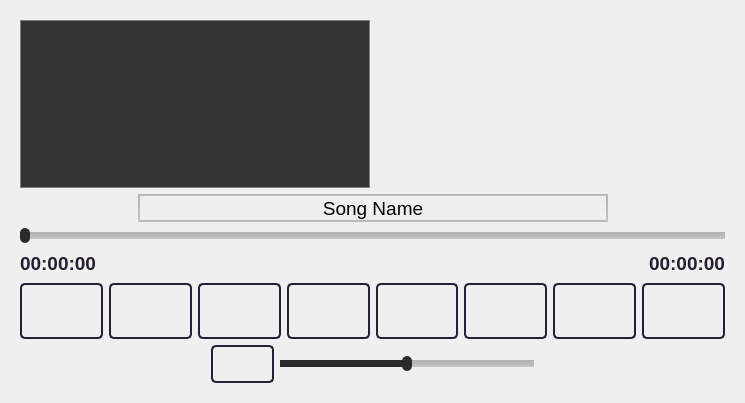
        <widget class="QWidget" name="media_tab">
         <attribute name="icon">
          <iconset resource="resources/icons.qrc">
           <normaloff>:/tabs_icons/icons/tabs_icons/media.png</normaloff>:/tabs_icons/icons/tabs_icons/media.png</iconset>
         </attribute>
         <attribute name="title">
          <string>Media</string>
         </attribute>
         <layout class="QGridLayout" name="gridLayout_5">
          <item row="0" column="0">
           <widget class="QWidget" name="media_player" native="true">
            <layout class="QGridLayout" name="gridLayout_9">
             <item row="0" column="0">
              <layout class="QVBoxLayout" name="verticalLayout_10" stretch="6,1,1,1,2,2">
               <item>
                <layout class="QHBoxLayout" name="horizontalLayout_14" stretch="1,1">
                 <property name="spacing">
                  <number>5</number>
                 </property>
                 <item>
                  <widget class="QListWidget" name="audioselect_list">
                   <property name="sizePolicy">
                    <sizepolicy hsizetype="Preferred" vsizetype="Preferred">
                     <horstretch>0</horstretch>
                     <verstretch>0</verstretch>
                    </sizepolicy>
                   </property>
                   <property name="minimumSize">
                    <size>
                     <width>350</width>
                     <height>140</height>
                    </size>
                   </property>
                   <property name="baseSize">
                    <size>
                     <width>350</width>
                     <height>180</height>
                    </size>
                   </property>
                   <property name="font">
                    <font>
                     <pointsize>14</pointsize>
                    </font>
                   </property>
                   <property name="styleSheet">
                    <string notr="true">QListView
{
    border : none;
    background-color: #343434;
    color: white;
    show-decoration-selected: 1; /* make the selection span the entire width of the view */
    outline: 0;
        border: 1px solid gray;

}

QListView::item:selected:!active
{
    background-color: #308dc6;
    border: none;
    color: rgb(0, 0, 0);

}
</string>
                   </property>
                  </widget>
                 </item>
                 <item>
                  <widget class="QLabel" name="song_cover">
                   <property name="minimumSize">
                    <size>
                     <width>350</width>
                     <height>140</height>
                    </size>
                   </property>
                   <property name="baseSize">
                    <size>
                     <width>350</width>
                     <height>180</height>
                    </size>
                   </property>
                   <property name="text">
                    <string/>
                   </property>
                  </widget>
                 </item>
                </layout>
               </item>
               <item>
                <layout class="QHBoxLayout" name="horizontalLayout_15" stretch="1,4,1">
                 <property name="spacing">
                  <number>5</number>
                 </property>
                 <item>
                  <spacer name="horizontalSpacer_6">
                   <property name="orientation">
                    <enum>Qt::Horizontal</enum>
                   </property>
                   <property name="sizeHint" stdset="0">
                    <size>
                     <width>40</width>
                     <height>20</height>
                    </size>
                   </property>
                  </spacer>
                 </item>
                 <item>
                  <widget class="QLabel" name="filename">
                   <property name="minimumSize">
                    <size>
                     <width>450</width>
                     <height>25</height>
                    </size>
                   </property>
                   <property name="maximumSize">
                    <size>
                     <width>16777215</width>
                     <height>30</height>
                    </size>
                   </property>
                   <property name="sizeIncrement">
                    <size>
                     <width>0</width>
                     <height>0</height>
                    </size>
                   </property>
                   <property name="font">
                    <font>
                     <pointsize>14</pointsize>
                     <weight>50</weight>
                     <bold>false</bold>
                    </font>
                   </property>
                   <property name="styleSheet">
                    <string notr="true">QLabel
{
	color:2px solid qlineargradient(x1:0, y1:0, x2:0, y2:1, stop:0 #B1B1B1, stop:1 #c4c4c4) ;
	border:2px solid qlineargradient(x1:0, y1:0, x2:0, y2:1, stop:0 #B1B1B1, stop:1 #c4c4c4) ;

}
</string>
                   </property>
                   <property name="frameShape">
                    <enum>QFrame::Panel</enum>
                   </property>
                   <property name="lineWidth">
                    <number>2</number>
                   </property>
                   <property name="text">
                    <string>Song Name</string>
                   </property>
                   <property name="alignment">
                    <set>Qt::AlignCenter</set>
                   </property>
                  </widget>
                 </item>
                 <item>
                  <spacer name="horizontalSpacer_7">
                   <property name="orientation">
                    <enum>Qt::Horizontal</enum>
                   </property>
                   <property name="sizeHint" stdset="0">
                    <size>
                     <width>40</width>
                     <height>20</height>
                    </size>
                   </property>
                  </spacer>
                 </item>
                </layout>
               </item>
               <item>
                <layout class="QHBoxLayout" name="horizontalLayout_16" stretch="10">
                 <item>
                  <widget class="QSlider" name="audio_file_progress_slidebar">
                   <property name="styleSheet">
                    <string notr="true">QSlider::groove:horizontal  {
	border: 1px solid #999999; 
	height: 5px;
}

QSlider::handle:horizontal  {
	background: #2a2a2a; 
	width: 10px;
	margin: -5px -1px;
	border-radius: 5px;
	border: 1px sloid #2a2a2a;
}

QSlider::handle:horizontal  {
	background: #2a2a2a; 
	width: 10px;
	margin: -5px -1px;
	border-radius: 5px;
	border: 1px sloid #2a2a2a;
}

QSlider::handle:horizontal  {
	background: #2a2a2a; 
	width: 10px;
	margin: -5px -1px;
	border-radius: 5px;
	border: 1px sloid #2a2a2a;
}

QSlider::add-page:horizontal  {
	background: qlineargradient(x1:0, y1:0, x2:0, y2:1, stop:0 #B1B1B1, stop:1 #c4c4c4) 
}

QSlider::sub-page:horizontal  {
	background: #2a2a2a;
}

QSlider::handle:horizontal:hover  {
	background: #308dc6; 
	border-color: #308dc6;
}

</string>
                   </property>
                   <property name="minimum">
                    <number>1</number>
                   </property>
                   <property name="maximum">
                    <number>100</number>
                   </property>
                   <property name="orientation">
                    <enum>Qt::Horizontal</enum>
                   </property>
                  </widget>
                 </item>
                </layout>
               </item>
               <item>
                <layout class="QHBoxLayout" name="horizontalLayout_17">
                 <item>
                  <widget class="QLabel" name="label_total_time">
                   <property name="font">
                    <font>
                     <pointsize>14</pointsize>
                     <weight>75</weight>
                     <bold>true</bold>
                    </font>
                   </property>
                   <property name="styleSheet">
                    <string notr="true">background: transparent;
color: rgb(36, 31, 49);
</string>
                   </property>
                   <property name="text">
                    <string>00:00:00</string>
                   </property>
                  </widget>
                 </item>
                 <item>
                  <spacer name="horizontalSpacer_10">
                   <property name="orientation">
                    <enum>Qt::Horizontal</enum>
                   </property>
                   <property name="sizeHint" stdset="0">
                    <size>
                     <width>40</width>
                     <height>20</height>
                    </size>
                   </property>
                  </spacer>
                 </item>
                 <item>
                  <widget class="QLabel" name="label_current_duration">
                   <property name="font">
                    <font>
                     <pointsize>14</pointsize>
                     <weight>75</weight>
                     <bold>true</bold>
                    </font>
                   </property>
                   <property name="styleSheet">
                    <string notr="true">background: transparent;
color: rgb(36, 31, 49);

</string>
                   </property>
                   <property name="text">
                    <string>00:00:00</string>
                   </property>
                  </widget>
                 </item>
                </layout>
               </item>
               <item>
                <layout class="QHBoxLayout" name="horizontalLayout_18">
                 <item>
                  <widget class="QPushButton" name="shuffle_button">
                   <property name="sizePolicy">
                    <sizepolicy hsizetype="Preferred" vsizetype="Preferred">
                     <horstretch>0</horstretch>
                     <verstretch>0</verstretch>
                    </sizepolicy>
                   </property>
                   <property name="styleSheet">
                    <string notr="true">QPushButton {
    border-radius: 5px;  /* Makes the button rounded */
    padding: 10px;
border: 2px solid #241f31;
}

QPushButton:pressed {
background-color: #E9EFF4;
}
</string>
                   </property>
                   <property name="text">
                    <string/>
                   </property>
                   <property name="icon">
                    <iconset resource="resources/icons.qrc">
                     <normaloff>:/mediaplayer/icons/mediaplayer/shuffle_enabled.png</normaloff>:/mediaplayer/icons/mediaplayer/shuffle_enabled.png</iconset>
                   </property>
                   <property name="iconSize">
                    <size>
                     <width>50</width>
                     <height>50</height>
                    </size>
                   </property>
                  </widget>
                 </item>
                 <item>
                  <widget class="QPushButton" name="previous_button">
                   <property name="sizePolicy">
                    <sizepolicy hsizetype="Preferred" vsizetype="Preferred">
                     <horstretch>0</horstretch>
                     <verstretch>0</verstretch>
                    </sizepolicy>
                   </property>
                   <property name="styleSheet">
                    <string notr="true">QPushButton {
    border-radius: 5px;  /* Makes the button rounded */
    padding: 10px;
border: 2px solid #241f31;
}

QPushButton:pressed {
background-color: #E9EFF4;
}
</string>
                   </property>
                   <property name="text">
                    <string/>
                   </property>
                   <property name="icon">
                    <iconset resource="resources/icons.qrc">
                     <normaloff>:/mediaplayer/icons/mediaplayer/previous.png</normaloff>:/mediaplayer/icons/mediaplayer/previous.png</iconset>
                   </property>
                   <property name="iconSize">
                    <size>
                     <width>50</width>
                     <height>50</height>
                    </size>
                   </property>
                  </widget>
                 </item>
                 <item>
                  <widget class="QPushButton" name="rewind_button">
                   <property name="sizePolicy">
                    <sizepolicy hsizetype="Preferred" vsizetype="Preferred">
                     <horstretch>0</horstretch>
                     <verstretch>0</verstretch>
                    </sizepolicy>
                   </property>
                   <property name="styleSheet">
                    <string notr="true">QPushButton {
    border-radius: 5px;  /* Makes the button rounded */
    padding: 10px;
border: 2px solid #241f31;
}

QPushButton:pressed {
background-color: #E9EFF4;
}
</string>
                   </property>
                   <property name="text">
                    <string/>
                   </property>
                   <property name="icon">
                    <iconset resource="resources/icons.qrc">
                     <normaloff>:/mediaplayer/icons/mediaplayer/rewind.png</normaloff>:/mediaplayer/icons/mediaplayer/rewind.png</iconset>
                   </property>
                   <property name="iconSize">
                    <size>
                     <width>50</width>
                     <height>50</height>
                    </size>
                   </property>
                  </widget>
                 </item>
                 <item>
                  <widget class="QPushButton" name="stop_button">
                   <property name="sizePolicy">
                    <sizepolicy hsizetype="Preferred" vsizetype="Preferred">
                     <horstretch>0</horstretch>
                     <verstretch>0</verstretch>
                    </sizepolicy>
                   </property>
                   <property name="styleSheet">
                    <string notr="true">QPushButton {
    border-radius: 5px;  /* Makes the button rounded */
    padding: 10px;
border: 2px solid #241f31;
}

QPushButton:pressed {
background-color: #E9EFF4;
}
</string>
                   </property>
                   <property name="text">
                    <string/>
                   </property>
                   <property name="icon">
                    <iconset resource="resources/icons.qrc">
                     <normaloff>:/mediaplayer/icons/mediaplayer/stop.png</normaloff>:/mediaplayer/icons/mediaplayer/stop.png</iconset>
                   </property>
                   <property name="iconSize">
                    <size>
                     <width>50</width>
                     <height>50</height>
                    </size>
                   </property>
                  </widget>
                 </item>
                 <item>
                  <widget class="QPushButton" name="playpause_button">
                   <property name="sizePolicy">
                    <sizepolicy hsizetype="Preferred" vsizetype="Preferred">
                     <horstretch>0</horstretch>
                     <verstretch>0</verstretch>
                    </sizepolicy>
                   </property>
                   <property name="styleSheet">
                    <string notr="true">QPushButton {
    border-radius: 5px;  /* Makes the button rounded */
    padding: 10px;
border: 2px solid #241f31;
}

QPushButton:pressed {
background-color: #E9EFF4;
}
</string>
                   </property>
                   <property name="text">
                    <string/>
                   </property>
                   <property name="icon">
                    <iconset resource="resources/icons.qrc">
                     <normaloff>:/mediaplayer/icons/mediaplayer/play.png</normaloff>:/mediaplayer/icons/mediaplayer/play.png</iconset>
                   </property>
                   <property name="iconSize">
                    <size>
                     <width>50</width>
                     <height>50</height>
                    </size>
                   </property>
                  </widget>
                 </item>
                 <item>
                  <widget class="QPushButton" name="forward_button">
                   <property name="sizePolicy">
                    <sizepolicy hsizetype="Preferred" vsizetype="Preferred">
                     <horstretch>0</horstretch>
                     <verstretch>0</verstretch>
                    </sizepolicy>
                   </property>
                   <property name="styleSheet">
                    <string notr="true">QPushButton {
    border-radius: 5px;  /* Makes the button rounded */
    padding: 10px;
border: 2px solid #241f31;
}

QPushButton:pressed {
background-color: #E9EFF4;
}
</string>
                   </property>
                   <property name="text">
                    <string/>
                   </property>
                   <property name="icon">
                    <iconset resource="resources/icons.qrc">
                     <normaloff>:/mediaplayer/icons/mediaplayer/forward.png</normaloff>:/mediaplayer/icons/mediaplayer/forward.png</iconset>
                   </property>
                   <property name="iconSize">
                    <size>
                     <width>50</width>
                     <height>50</height>
                    </size>
                   </property>
                  </widget>
                 </item>
                 <item>
                  <widget class="QPushButton" name="next_button">
                   <property name="sizePolicy">
                    <sizepolicy hsizetype="Preferred" vsizetype="Preferred">
                     <horstretch>0</horstretch>
                     <verstretch>0</verstretch>
                    </sizepolicy>
                   </property>
                   <property name="styleSheet">
                    <string notr="true">QPushButton {
    border-radius: 5px;  /* Makes the button rounded */
    padding: 10px;
border: 2px solid #241f31;
}

QPushButton:pressed {
background-color: #E9EFF4;
}
</string>
                   </property>
                   <property name="text">
                    <string/>
                   </property>
                   <property name="icon">
                    <iconset resource="resources/icons.qrc">
                     <normaloff>:/mediaplayer/icons/mediaplayer/next.png</normaloff>:/mediaplayer/icons/mediaplayer/next.png</iconset>
                   </property>
                   <property name="iconSize">
                    <size>
                     <width>50</width>
                     <height>50</height>
                    </size>
                   </property>
                  </widget>
                 </item>
                 <item>
                  <widget class="QPushButton" name="repeat_button">
                   <property name="sizePolicy">
                    <sizepolicy hsizetype="Preferred" vsizetype="Preferred">
                     <horstretch>0</horstretch>
                     <verstretch>0</verstretch>
                    </sizepolicy>
                   </property>
                   <property name="styleSheet">
                    <string notr="true">QPushButton {
    border-radius: 5px;  /* Makes the button rounded */
    padding: 10px;
border: 2px solid #241f31;
}

QPushButton:pressed {
background-color: #E9EFF4;
}
</string>
                   </property>
                   <property name="text">
                    <string/>
                   </property>
                   <property name="icon">
                    <iconset resource="resources/icons.qrc">
                     <normaloff>:/mediaplayer/icons/mediaplayer/repeat_disabled.png</normaloff>:/mediaplayer/icons/mediaplayer/repeat_disabled.png</iconset>
                   </property>
                   <property name="iconSize">
                    <size>
                     <width>50</width>
                     <height>50</height>
                    </size>
                   </property>
                  </widget>
                 </item>
                </layout>
               </item>
               <item>
                <layout class="QHBoxLayout" name="horizontalLayout_19" stretch="3,1,4,3">
                 <item>
                  <spacer name="horizontalSpacer_9">
                   <property name="orientation">
                    <enum>Qt::Horizontal</enum>
                   </property>
                   <property name="sizeHint" stdset="0">
                    <size>
                     <width>40</width>
                     <height>20</height>
                    </size>
                   </property>
                  </spacer>
                 </item>
                 <item>
                  <widget class="QPushButton" name="mute_unmute_button">
                   <property name="sizePolicy">
                    <sizepolicy hsizetype="Preferred" vsizetype="Preferred">
                     <horstretch>0</horstretch>
                     <verstretch>0</verstretch>
                    </sizepolicy>
                   </property>
                   <property name="styleSheet">
                    <string notr="true">QPushButton {
    border-radius: 5px;  /* Makes the button rounded */
    padding: 10px;
border: 2px solid #241f31;
}

QPushButton:pressed {
background-color: #E9EFF4;
}
</string>
                   </property>
                   <property name="text">
                    <string/>
                   </property>
                   <property name="icon">
                    <iconset resource="resources/icons.qrc">
                     <normaloff>:/mediaplayer/icons/mediaplayer/unmute.png</normaloff>:/mediaplayer/icons/mediaplayer/unmute.png</iconset>
                   </property>
                   <property name="iconSize">
                    <size>
                     <width>40</width>
                     <height>40</height>
                    </size>
                   </property>
                  </widget>
                 </item>
                 <item>
                  <widget class="QSlider" name="volume_slider">
                   <property name="sizePolicy">
                    <sizepolicy hsizetype="Preferred" vsizetype="Fixed">
                     <horstretch>0</horstretch>
                     <verstretch>0</verstretch>
                    </sizepolicy>
                   </property>
                   <property name="styleSheet">
                    <string notr="true">QSlider::groove:horizontal  {
	border: 1px solid #999999; 
	height: 5px;
}

QSlider::handle:horizontal  {
	background: #2a2a2a; 
	width: 10px;
	margin: -5px -1px;
	border-radius: 5px;
	border: 1px sloid #2a2a2a;
}

QSlider::handle:horizontal  {
	background: #2a2a2a; 
	width: 10px;
	margin: -5px -1px;
	border-radius: 5px;
	border: 1px sloid #2a2a2a;
}

QSlider::handle:horizontal  {
	background: #2a2a2a; 
	width: 10px;
	margin: -5px -1px;
	border-radius: 5px;
	border: 1px sloid #2a2a2a;
}

QSlider::add-page:horizontal  {
	background: qlineargradient(x1:0, y1:0, x2:0, y2:1, stop:0 #B1B1B1, stop:1 #c4c4c4) 
}

QSlider::sub-page:horizontal  {
	background: #2a2a2a;
}

QSlider::handle:horizontal:hover  {
	background: #308dc6; 
	border-color: #308dc6;
}
</string>
                   </property>
                   <property name="minimum">
                    <number>0</number>
                   </property>
                   <property name="maximum">
                    <number>100</number>
                   </property>
                   <property name="sliderPosition">
                    <number>50</number>
                   </property>
                   <property name="orientation">
                    <enum>Qt::Horizontal</enum>
                   </property>
                  </widget>
                 </item>
                 <item>
                  <spacer name="horizontalSpacer_8">
                   <property name="orientation">
                    <enum>Qt::Horizontal</enum>
                   </property>
                   <property name="sizeHint" stdset="0">
                    <size>
                     <width>40</width>
                     <height>20</height>
                    </size>
                   </property>
                  </spacer>
                 </item>
                </layout>
               </item>
              </layout>
             </item>
            </layout>
           </widget>
          </item>
         </layout>
        </widget>
